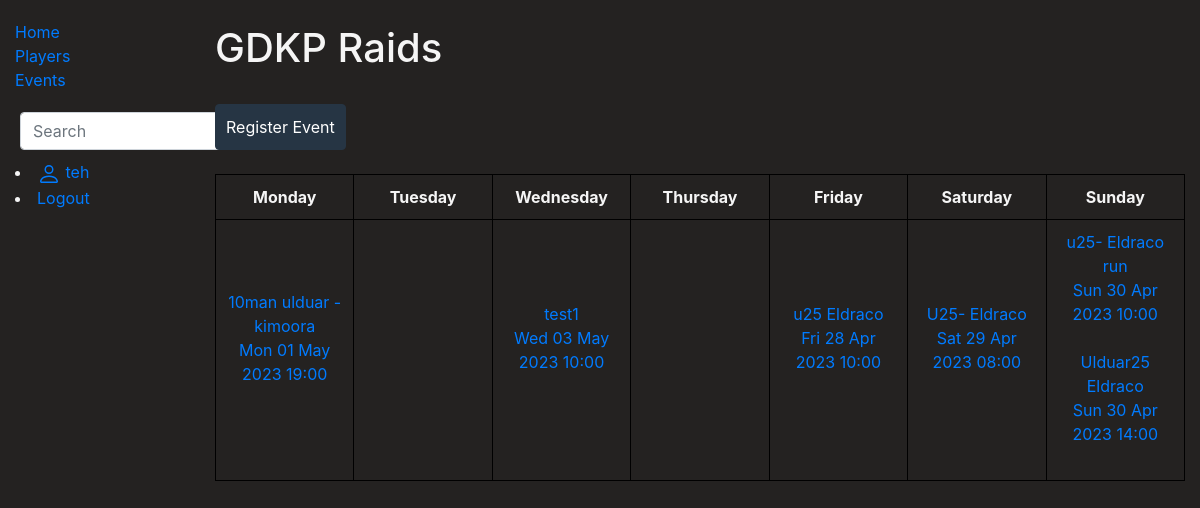
/library/events/ (signed in), run on the app's committed database.
### library/models.py (models this page shows, shortened)
class EventRegistration(models.Model):
    event_name = models.CharField('Event Name', max_length=50)
    event_date = models.DateTimeField('Event Date and Time', help_text='Select the event date and time')
    event_info = models.TextField('Event Info', max_length=1000, default='')
    registered_players = models.ManyToManyField(WowPlayer, related_name='events_registered', blank=True)
    class Meta:
        verbose_name = 'Event Registration'
        verbose_name_plural = 'Event Registrations'
        ordering = ['event_date']

### library/views.py (the view)
# urls.py: path('events/', EventRegistrationListView.as_view(), name='event-list'),
class EventRegistrationListView(ListView):
    model = EventRegistration
    template_name = 'event_list.html'
    def get_events_by_days(self):
        events = EventRegistration.objects.filter(event_date__gte=date.today())
        sorted_dict = {
            'Monday': [],
            'Tuesday': [],
            'Wednesday': [],
            'Thursday': [],
            'Friday': [],
            'Saturday': [],
            'Sunday': []
        }
        for event in events:
            event_weekday = event.event_date.weekday()
            match event_weekday:
                case 0:
                    sorted_dict['Monday'].append(event)
                case 1:
                    sorted_dict['Tuesday'].append(event)
                case 2:
                    sorted_dict['Wednesday'].append(event)
                case 3:
                    sorted_dict['Thursday'].append(event)
                case 4:
                    sorted_dict['Friday'].append(event)
                case 5:
                    sorted_dict['Saturday'].append(event)
                case 6:
                    sorted_dict['Sunday'].append(event)
        return sorted_dict
    def get_queryset(self):
        return self.get_events_by_days()

### library/templatetags/user_tags.py (called while the page is built)
@register.filter(name='has_group')
def has_group(user, group_name):
    return user.groups.filter(name=group_name).exists()

### library/templates/event_list.html (shortened to what this page needs)
{% extends 'base.html' %}
{% block content %}
<h1>GDKP Raids</h1>
{% load user_tags %}
<br>
{% if request.user|has_group:"Leader" %}
    <a href="{% url 'register_event' %}" class="btn btn-primary">Register Event</a>
{% endif %}<br><br>
{% if object_list %}
  <table>
    <thead>
      <tr>
        <th>Monday</th>
        <th>Tuesday</th>
        <th>Wednesday</th>
        <th>Thursday</th>
        <th>Friday</th>
        <th>Saturday</th>
        <th>Sunday</th>
      </tr>
    </thead>
    <tbody>
      <tr>
          <td>
            {% for event in object_list.Monday %}
              {% url 'event_details' event.id as event_url %}
              <a href="{{ event_url }}">{{ event.event_name }}<br>{{ event.event_date|date:"D d M Y H:i" }}</a><br><br>
            {% endfor %}
          </td>
          <td>
          </td>
          <td>
            {% for event in object_list.Wednesday %}
              {% url 'event_details' event.id as event_url %}
              <a href="{{ event_url }}">{{ event.event_name }}<br>{{ event.event_date|date:"D d M Y H:i" }}</a><br><br>
            {% endfor %}
          </td>
          <td>
          </td>
          <td>
            {% for event in object_list.Friday %}
              {% url 'event_details' event.id as event_url %}
              <a href="{{ event_url }}">{{ event.event_name }}<br>{{ event.event_date|date:"D d M Y H:i" }}</a><br><br>
            {% endfor %}
          </td>
          <td>
            {% for event in object_list.Saturday %}
              {% url 'event_details' event.id as event_url %}
              <a href="{{ event_url }}">{{ event.event_name }}<br>{{ event.event_date|date:"D d M Y H:i" }}</a><br><br>
            {% endfor %}
          </td>
          <td>
            {% for event in object_list.Sunday %}
              {% url 'event_details' event.id as event_url %}
              <a href="{{ event_url }}">{{ event.event_name }}<br>{{ event.event_date|date:"D d M Y H:i" }}</a><br><br>
            {% endfor %}
          </td>
        </tr>
    </tbody>
  </table>
{% else %}
  <p>No events yet.</p>
{% endif %}
{% endblock %}

### library/templates/base.html (shortened to what this page needs)
<!DOCTYPE html>
<html lang="en">
<head>
  <link rel="stylesheet" href="https://stackpath.bootstrapcdn.com/bootstrap/4.1.3/css/bootstrap.min.css">
  {% load static %}
  <link rel="stylesheet" href="{% static 'css/styles.css' %}">
</head>
<body>
  <div class="container-fluid">
    <div class="row">
      <div class="col-sm-2">
      {% block sidebar %}
        <ul class="sidebar-nav">
          <li><a href="{% url 'index' %}">Home</a></li>
          <li><a href="{% url 'players' %}">Players</a></li>
          <li><a href="{% url 'events' %}">Events</a></li>
        </ul>
        <ul>
          <form action="{% url 'search' %}" method="get" class="form-inline my-2 my-md-0">
          <input name="query" class="form-control" type="text" placeholder="Search">
          </form>
        </ul>
      {% if user.is_authenticated %}
      <li><a href="{% url 'user_profile' %}">
      {{ user.get_username }}</a></li>
      <li><a href="{% url 'logout'%}">Logout</a></li>
    {% else %}
      <li><a href="{% url 'login'%}?next={{request.path}}">Login</a></li>
      <li><a href="{% url 'register' %}">Register</a></li>
    {% endif %}
      {% endblock %}
      </div>
      <div class="col-sm-10 "><br>{% block content %}{% endblock %}</div>
    </div>
  </div>
</body>
</html>

### library/static/css/styles.css (style rules this page uses)
.sidebar-nav { margin-top: 20px; padding: 0; list-style: none; }
body { background-color: rgb(36, 34, 33); color: whitesmoke; }
ul { margin-block-start: 0px; margin-block-end: 0px; padding-top: 20px; padding-bottom: 10px; padding-inline-start: 5px; }
table { border-collapse: collapse; table-layout: fixed; width: 100%; }
th, td { border: 1px solid black; text-align: center; vertical-align: middle; padding: 10px; width: 14.28%; }
.btn { display: inline-block; padding: 10px 10px; background-color: #263544; color: white; text-decoration: none; border-radius: 4px; border-color: #263544; font-size: 16px; }

### data on the page
EventRegistration: event_name "10man ulduar - kimoora", event_date "Mon 01 May 2023 19:00"
EventRegistration: event_name "test1", event_date "Wed 03 May 2023 10:00"
EventRegistration: event_name "u25 Eldraco", event_date "Fri 28 Apr 2023 10:00"
EventRegistration: event_name "U25- Eldraco", event_date "Sat 29 Apr 2023 08:00"
EventRegistration: event_name "u25- Eldraco run", event_date "Sun 30 Apr 2023 10:00"
EventRegistration: event_name "Ulduar25 Eldraco", event_date "Sun 30 Apr 2023 14:00"

### other printed values
{{ user.get_username }} "teh"
